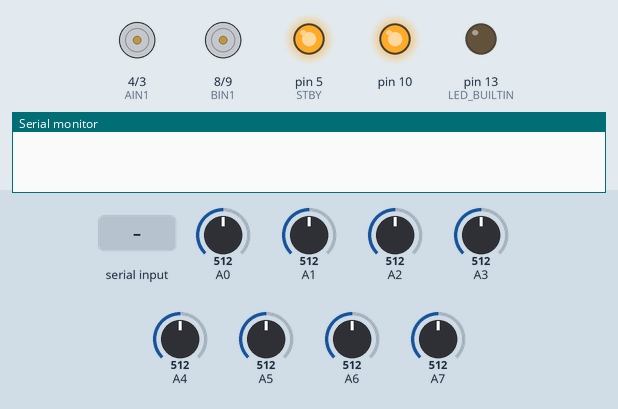
A sketch run on a simulated Arduino Nano, built with avr-gcc and run on an emulated ATmega328P. Shown: motor-driver pin pairs drawn as motors (green arrow = first pin HIGH = forward, orange = second pin HIGH = backward, longer = more drive, scaled by the enable pin, stopped while the standby pin is LOW), output pins drawn as LEDs (lit = HIGH), the last lines printed to the serial monitor. The inputs (shaded band) are chosen by the test bench; at power-on: A0 = 512, A3 = 512, A1 = 512, A2 = 512, A4 = 512, A5 = 512, A6 = 512, A7 = 512.

Above: at 17.2 s.
17.3 s: "On" received over the second serial link
At 19.6 s:
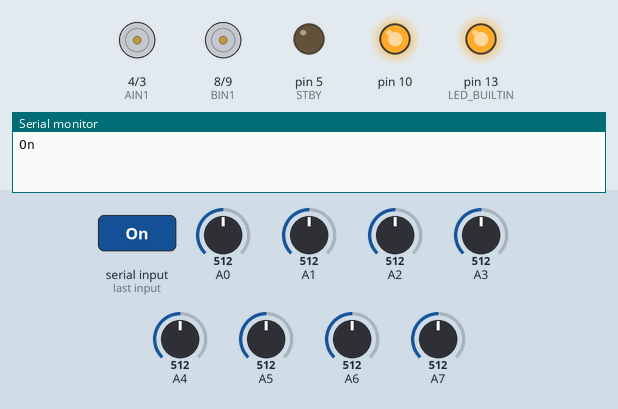
19.9 s: A0 set to 266
21.4 s: A0 set to 239
At 22.6 s:
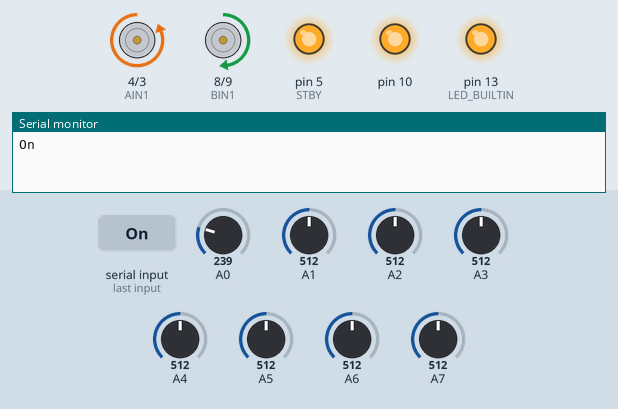
22.9 s: A3 set to 271
24.4 s: A3 set to 241
At 25.3 s:
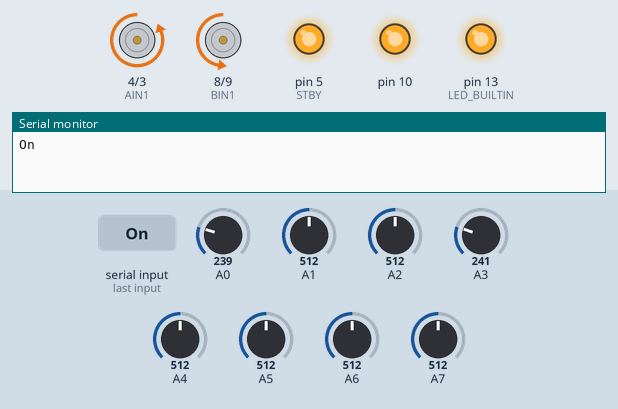
26.0 s: "Off" received over the second serial link
At 27.8 s:
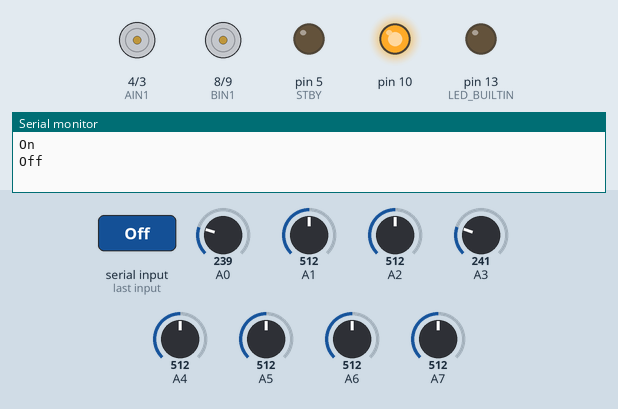
Timing chart, 0 to 29.3 s (numbered marks = the images above; inputs shaded):
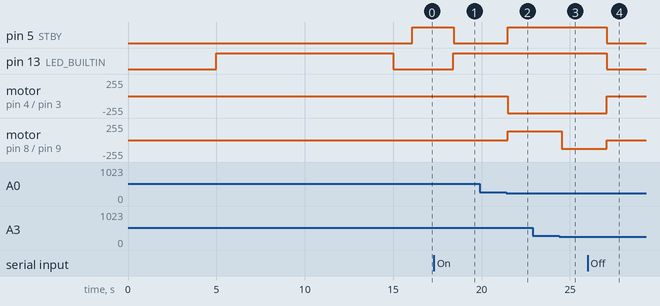

Measured:
- the behaviour switches between 256 and 255 on A0 (found by bisection; images 1 and 2)
- the behaviour switches between 256 and 255 on A3 (found by bisection; images 2 and 3)
- after the input at 17.3 s, pin 5 (STBY): HIGH → LOW after 1.1 s; pin 13 (LED_BUILTIN): LOW → HIGH after 1.1 s
- after the input at 19.9 s, every drawn part: stays the same
- after the input at 21.4 s, pin 5 (STBY): LOW → HIGH after 0.08 s; motor on pin 4 (AIN1) / pin 3 (AIN2): stopped → backward 255/255 after 0.08 s; motor on pin 8 (BIN1) / pin 9 (BIN2): stopped → forward 128/255 after 0.08 s
- after the input at 22.9 s, every drawn part: stays the same
- after the input at 24.4 s, motor on pin 8 (BIN1) / pin 9 (BIN2): forward 128/255 → backward 128/255 after 0.12 s
- after the input at 26.0 s, pin 5 (STBY), pin 13 (LED_BUILTIN): HIGH → LOW after 1.1 s; motor on pin 4 (AIN1) / pin 3 (AIN2): backward 255/255 → stopped after 1.1 s; motor on pin 8 (BIN1) / pin 9 (BIN2): backward 128/255 → stopped after 1.1 s

The sketch:

CodigoSimplesRobo.ino
```cpp
#include <QTRSensors.h>
#include <SoftwareSerial.h>

// Pinos para o módulo Bluetooth
SoftwareSerial BTSerial(6, 7); // RX, TX

// Definições dos pinos do driver de motor
// Motor A
#define AIN1 4
#define AIN2 3
#define PWMA 2

#define STBY 5

// Motor B
#define BIN1 8
#define BIN2 9
#define PWMB 11

// Limite para considerar a detecção da linha
#define THRESHOLD 250

// Sensores
QTRSensors qtr;

const int SensorCount = 8;
int sensorValues[SensorCount];

bool isRunning = false; // Variável para armazenar o estado do robô

void setup() {
  Serial.begin(9600);
  BTSerial.begin(9600);

  // Ligando IR dos sensores
  pinMode(10, OUTPUT);
  digitalWrite(10, HIGH);

  // Configurar os sensores
  qtr.setTypeAnalog();
  qtr.setSensorPins((const uint8_t[]){A0, A1, A2, A3, A4, A5, A6, A7}, SensorCount);

  delay(5000);
  pinMode(LED_BUILTIN, OUTPUT);
  digitalWrite(LED_BUILTIN, HIGH); // Ligar para indicar que estamos no modo de calibração

  for (int i = 0; i < 400; i++) {
    qtr.calibrate();
  }

  digitalWrite(LED_BUILTIN, LOW); // Apagar o LED para indicar que terminamos a calibração

  // Printar os valores de calibração mínimos e máximos
  for (int i = 0; i < SensorCount; i++) {
    BTSerial.print(qtr.calibrationOn.minimum[i]);
    BTSerial.print(' ');
  }
  BTSerial.println();

  for (int i = 0; i < SensorCount; i++) {
    BTSerial.print(qtr.calibrationOn.maximum[i]);
    BTSerial.print(' ');
  }
  BTSerial.println();
  BTSerial.println();
  delay(1000);

  // Configuração dos pinos do driver de motor
  pinMode(AIN1, OUTPUT);
  pinMode(AIN2, OUTPUT);
  pinMode(PWMA, OUTPUT);

  pinMode(BIN1, OUTPUT);
  pinMode(BIN2, OUTPUT);
  pinMode(PWMB, OUTPUT);

  pinMode(STBY, OUTPUT);

  // Ativa o driver de motor
  digitalWrite(STBY, HIGH);
}

void loop() {
  // Lê os dados recebidos do módulo Bluetooth
  if (BTSerial.available()) {
    String bluetoothData = BTSerial.readString();
    Serial.println(bluetoothData);

    if (bluetoothData.indexOf("On") >= 0) {
      isRunning = true;
      digitalWrite(13, HIGH);
    } else if (bluetoothData.indexOf("Off") >= 0) {
      isRunning = false;
      digitalWrite(13, LOW);
      stop();
    }
  }

  if (isRunning) {
    int position = qtr.readLineWhite(sensorValues);

    for (int i = 0; i < SensorCount; i++) {
      BTSerial.print(sensorValues[i]);
      BTSerial.print('\t');
    }
    BTSerial.println(position);

    // Disposição dos sensores: [0 1 2 3 4 5 6 7]
    // Determina a direção com base nos sensores
    if (sensorValues[3] < THRESHOLD || sensorValues[4] < THRESHOLD) {
      // Linha está no meio
      forward(128);
    } else if (sensorValues[0] < THRESHOLD || sensorValues[1] < THRESHOLD || sensorValues[2] < THRESHOLD) {
      // Linha está à esquerda
      turnLeft(128);
    } else if (sensorValues[5] < THRESHOLD || sensorValues[6] < THRESHOLD || sensorValues[7] < THRESHOLD) {
      // Linha está à direita
      turnRight(128);
    } else {
      // Linha não detectada, parar
      stop();
    }
  }

  delay(100); // Pequeno atraso para estabilidade
}

/*
 * Funções de Movimentação
 * *****************************************************
 */

void turnLeft(int spd) {
  runMotor(0, spd, 0);
  runMotor(1, spd, 1);
}

void turnRight(int spd) {
  runMotor(0, spd, 1);
  runMotor(1, spd, 0);
}

void forward(int spd) {
  runMotor(0, spd, 0);
  runMotor(1, spd, 0);
}

void reverse(int spd) {
  runMotor(0, spd, 1);
  runMotor(1, spd, 1);
}

void runMotor(int motor, int spd, int dir) {
  digitalWrite(STBY, HIGH); // Ligar motor

  boolean dirPin1 = LOW;
  boolean dirPin2 = HIGH;

  if (dir == 1) {
    dirPin1 = HIGH;
    dirPin2 = LOW;
  }

  if (motor == 0) { // Motor A
    digitalWrite(AIN1, dirPin1);
    digitalWrite(AIN2, dirPin2);
    analogWrite(PWMA, spd); // Usar a velocidade diretamente (0-255)
  } else { // Motor B
    digitalWrite(BIN1, dirPin1);
    digitalWrite(BIN2, dirPin2);
    analogWrite(PWMB, spd); // Usar a velocidade diretamente (0-255)
  }
}

void stop() {
  digitalWrite(STBY, LOW);
}
```
